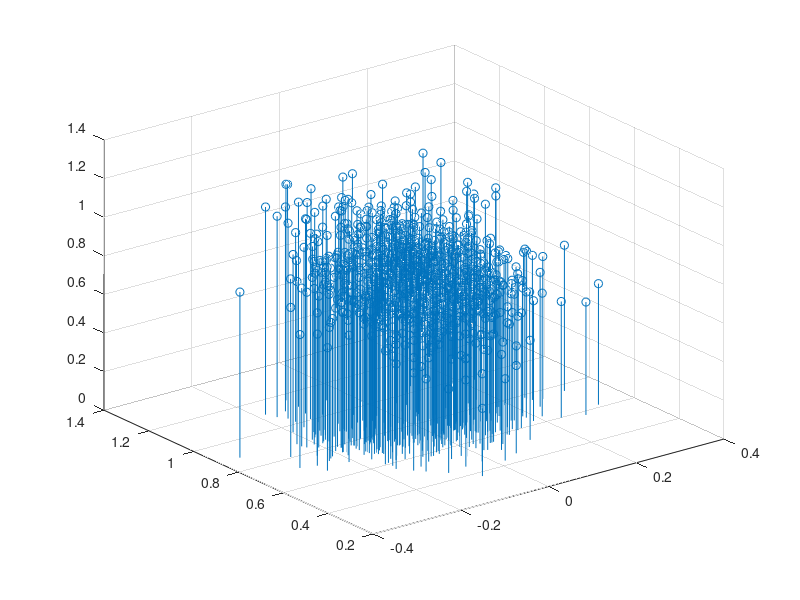
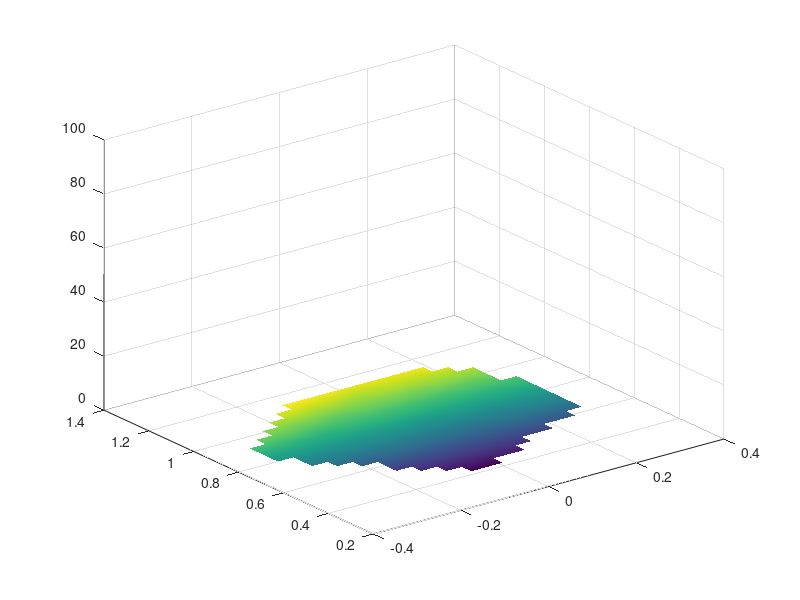

Recreate these plots in MATLAB, in order.
clear; clc;

data1 = importdata('nand_nor_robustness_data.csv');

x=data1.data(:,1);
y=data1.data(:,2);
z=data1.data(:,3);

figure(1)
stem3(x, y, z)
grid on
xv = linspace(min(x), max(x), 20);
yv = linspace(min(y), max(y), 20);
[X,Y] = meshgrid(xv, yv);
Z = griddata(x,y,z,X,Y);
figure(2)
surf(X, Y, Z);
grid on
set(gca, 'ZLim',[0 100])
shading interp
